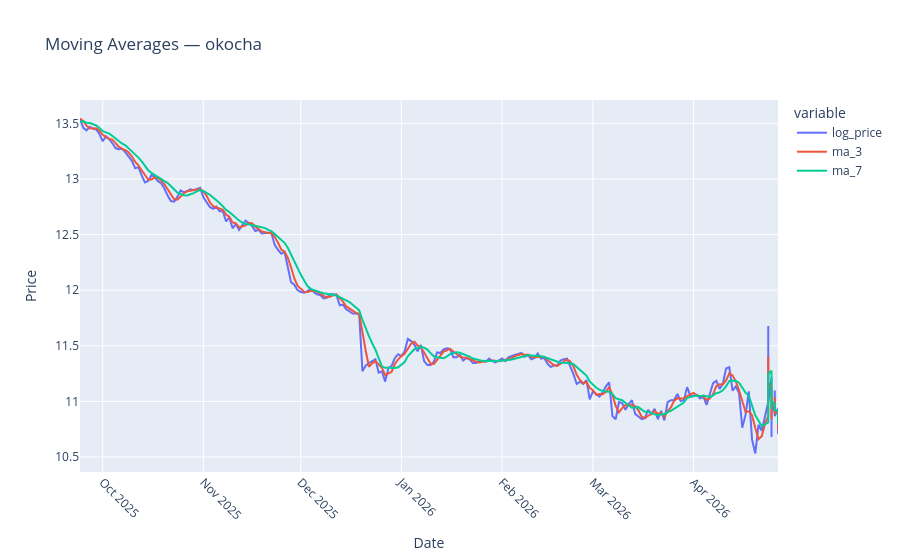

Write notebook code for a chart like this one.
### Markdown cell above
## 7. Visualizing Moving Averages

Moving averages smooth out noise and capture trend direction.

### Code cell
sample_player = df_features["player_name"].unique()[0]
player_data = df_features[df_features["player_name"] == sample_player]

fig = px.line(player_data, x="date", y=["log_price", "ma_3", "ma_7"], title=f"Moving Averages — {sample_player}")
fig.update_xaxes(title_text="Date", tickangle=45)
fig.update_yaxes(title_text="Price")
fig.show()

### Figure 1 — Plotly figure (JSON) as saved in the notebook; plotly's stock layout.template omitted (floating-point values rounded to 4 significant figures; data arrays with more than 128 entries replaced by an {"elided": "..."} marker saying what was removed)
{"data": [{"hovertemplate": "variable=log_price<br>date=%{x}<br>value=%{y}<extra></extra>", "legendgroup": "log_price", "line": {"color": "#636efa", "dash": "solid"}, "marker": {"symbol": "circle"}, "mode": "lines", "name": "log_price", "orientation": "v", "showlegend": true, "type": "scatter", "x": {"elided": "283 str values"}, "xaxis": "x", "y": {"elided": "283 float values"}, "yaxis": "y"}, {"hovertemplate": "variable=ma_3<br>date=%{x}<br>value=%{y}<extra></extra>", "legendgroup": "ma_3", "line": {"color": "#EF553B", "dash": "solid"}, "marker": {"symbol": "circle"}, "mode": "lines", "name": "ma_3", "orientation": "v", "showlegend": true, "type": "scatter", "x": {"elided": "283 str values"}, "xaxis": "x", "y": {"elided": "283 float values"}, "yaxis": "y"}, {"hovertemplate": "variable=ma_7<br>date=%{x}<br>value=%{y}<extra></extra>", "legendgroup": "ma_7", "line": {"color": "#00cc96", "dash": "solid"}, "marker": {"symbol": "circle"}, "mode": "lines", "name": "ma_7", "orientation": "v", "showlegend": true, "type": "scatter", "x": {"elided": "283 str values"}, "xaxis": "x", "y": {"elided": "283 float values"}, "yaxis": "y"}], "layout": {"legend": {"title": {"text": "variable"}, "tracegroupgap": 0}, "title": {"text": "Moving Averages — okocha"}, "xaxis": {"anchor": "y", "domain": [0, 1], "tickangle": 45, "title": {"text": "Date"}}, "yaxis": {"anchor": "x", "domain": [0, 1], "title": {"text": "Price"}}}}
